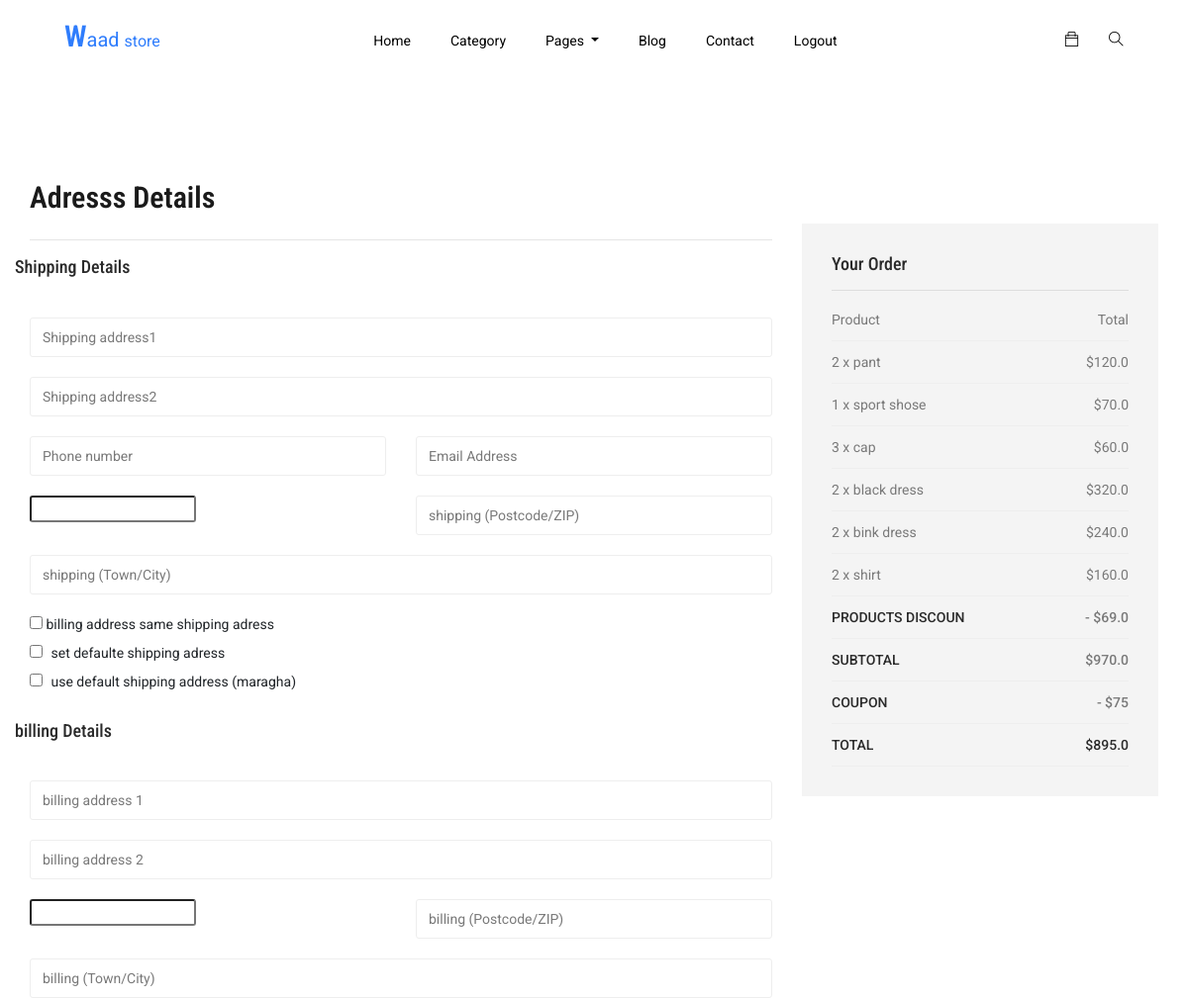
/checkout/ (signed in, upper part), run on an earlier commit of the app's database.
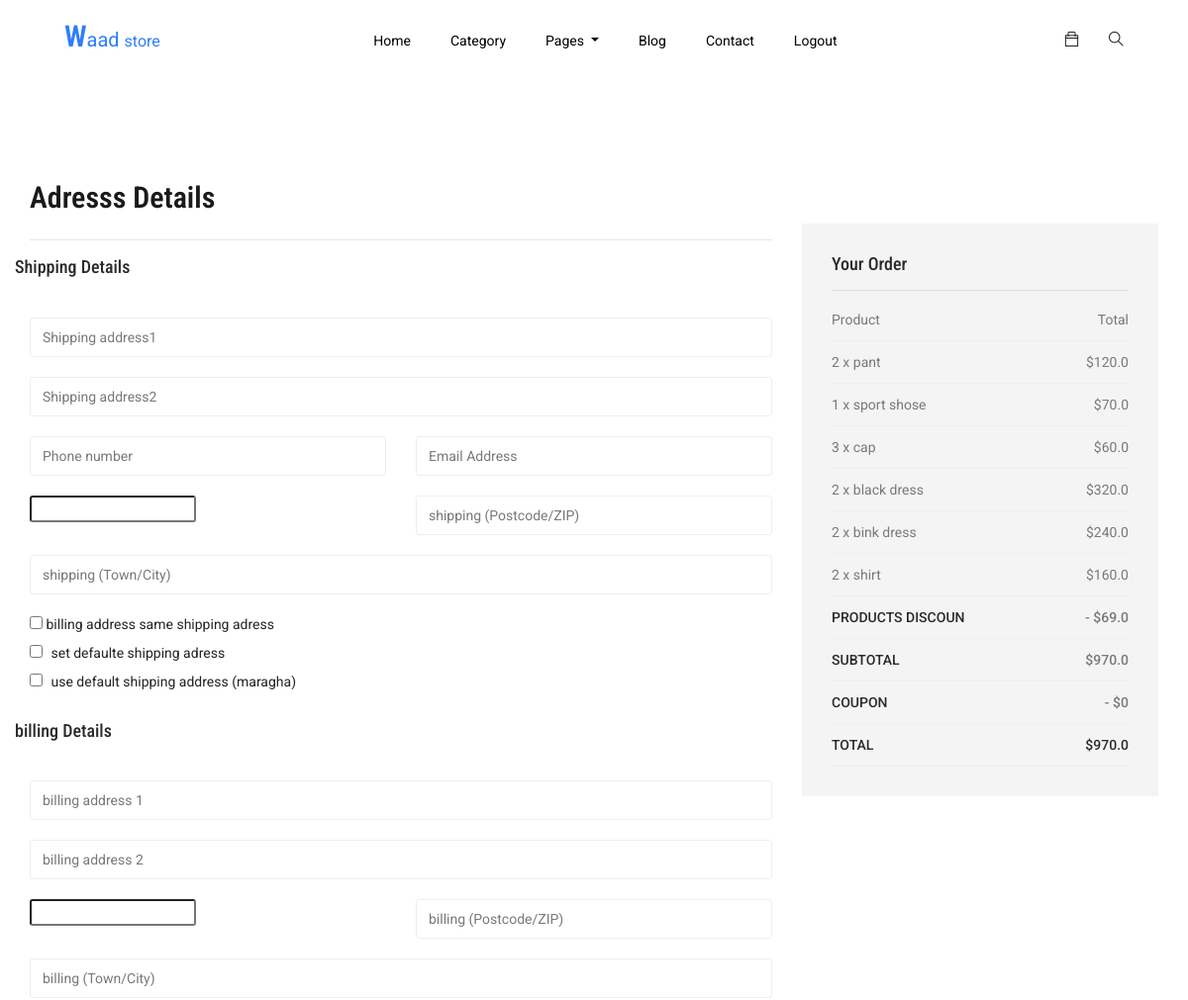
And on a later commit of the database.
### main/models.py (models this page shows, shortened)
class Order(models.Model):
    user  = models.ForeignKey(User, on_delete=models.CASCADE)
    items = models.ManyToManyField(OrederItem )
    ref_code = models.CharField(max_length=20)
    ordered  = models.BooleanField(default=False)
    created_at = models.DateTimeField(auto_now_add=True)
    ordered_at = models.DateTimeField(default = timezone.now)
    shipping_address = models.ForeignKey('Address', related_name="shipping_address",
                                        on_delete=models.SET_NULL, blank=True, null=True)
    billing_address  = models.ForeignKey('Address', related_name="billing_address",
                                        on_delete=models.SET_NULL, blank=True, null=True)
    coupon = models.ForeignKey('Coupon', on_delete=models.CASCADE, blank=True, null=True)
    in_way   = models.BooleanField(default=False)
    received = models.BooleanField(default=False)
    refund_requested = models.BooleanField(default=False)
    refund_granted   = models.BooleanField(default=False)
    def get_Subtotal(self):
        total = 0
        for item_order in self.items.all():
            total += item_order.get_total_price()
        return total
    def get_subtotal_discount(self):
        total = 0
        for item_order in self.items.all():
            total += item_order.get_total_discount()
        return total
    def get_total(self):
        total = 0
        for item_order in self.items.all():
            total += item_order.get_total_price()
        if self.coupon:
            total -= self.coupon.amount
        return total

class Coupon(models.Model):
    code = models.CharField(max_length=16)
    amount = models.IntegerField()

class OrederItem(models.Model):
    user = models.ForeignKey(User, on_delete=models.CASCADE)
    item = models.ForeignKey(Item, on_delete=models.CASCADE)
    quantity = models.IntegerField(default=1)
    ordered   = models.BooleanField(default=False)
    def get_total_price(self):
        return self.quantity * self.item.new_price
    def get_total_discount(self):
        if self.item.old_price:
            return self.quantity * (self.item.old_price - self.item.new_price)
        else:
            return 0

class Item(models.Model):
    title = models.CharField(max_length = 23)
    new_price = models.FloatField()
    old_price = models.FloatField(blank=True, null=True)
    image = models.ImageField()
    description = models.TextField()
    for_who = models.CharField(max_length = 1, choices= FOR_WHO_CHOISE)
    category = models.CharField(max_length = 1, choices= CATEGORY_CHOISE)
    stock = models.IntegerField()
    new_arrival = models.BooleanField()
    size = models.CharField(max_length = 23,)
    width = models.FloatField()
    height = models.FloatField()
    weight = models.IntegerField()
    quality_checking = models.CharField(max_length = 3, choices= QUALITY_CHOISE )
    code = models.CharField(max_length = 23, unique=True)
    slug = models.SlugField(unique=True, allow_unicode=True)
    created_at = models.DateTimeField(auto_now_add=True)
    update_at = models.DateTimeField(default = timezone.now)

### main/views.py (the view, shortened to what this page needs)
# urls.py: path('checkout/', views.CheckoutView.as_view(), name= 'checkout'),
class CheckoutView(View):
    def get(self, *args, **kwargs):
        try:
            order = Order.objects.get(user = self.request.user, ordered=False)
            form = CheckoutForm()
            context = {
            'form':form,
            'object':order,
            }
            shipping_address_qs = Address.objects.filter(
                                user= self.request.user,
                                address_type = 'S',
                                defualt = True
                                )
            if shipping_address_qs.exists():
                context.update({'default_shipping_address':shipping_address_qs[0]})
            billing_address_qs = Address.objects.filter(
                                user= self.request.user,
                                address_type = 'B',
                                defualt = True
                                )
            if billing_address_qs.exists():
                context.update({'default_billing_address':billing_address_qs[0]})
            return render(self.request, 'main/checkout.html', context)
        except ObjectDoesNotExist:
            messages.info(self.request, 'Sorry you not have an active order')
            return redirect('main:home')

### main/templates/main/checkout.html (shortened to what the changed rows need)
{% extends "base.html" %}
{% load static %}
{% block extra_link %}
<link rel="stylesheet" href="{% static 'css/nice-select.css' %}">
{% endblock %}
{% block body_content %}
  <section class="checkout_area section_padding">
    <div class="container">
      <h2>Adresss Details</h2>
      <div class="billing_details">
        <div class="row">
          <div class="col-lg-4">
            <div class="order_box">
              <h2>Your Order</h2>
              <ul class="list list_2">
                <li>
                  <a href="#">products discoun
                    <span>- ${{object.get_subtotal_discount}}</span>
                  </a>
                </li>
                <li>
                  <a href="#">Subtotal
                    <span>${{object.get_Subtotal}}</span>
                  </a>
                </li>
                <li>
                  <a href="#">Coupon
                    {% if object.coupon %}
                    <span>- ${{object.coupon.amount}}</span>
                    {% else %}
                    <span>- $0</span>
                    {% endif %}
                  </a>
                </li>
                <li>
                  <a href="#">Total
                    <span>${{object.get_total}}</span>
                  </a>
                </li>
              </ul>
            </div>
          </div>
        </div>
      </div>
    </div>
  </section>
{% endblock %}

What changed in the data, as far as the page shows it:
changed Order: coupon_id 1 → empty (drawn); get_total "895.0" → "970.0"; coupon.amount "75" → (not shown)
Also different on the page:
text now shown: "- $0"
